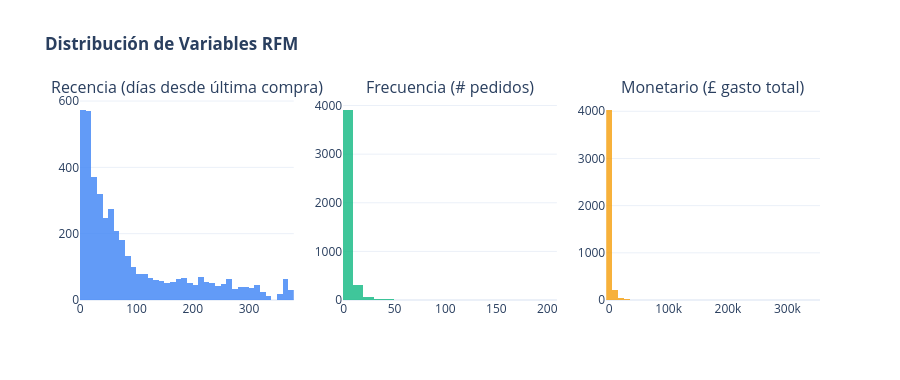

Notebook cell for this chart:
### Markdown cell above
**Interpretación:** La mayoría de clientes tiene recencia baja (compraron hace poco), pero hay una cola larga de clientes inactivos. Frecuencia y Monetario tienen sesgo positivo: muchos clientes compran poco y pocos compran mucho.

### Code cell
fig = make_subplots(rows=1, cols=3,
    subplot_titles=('Recencia (días desde última compra)',
                    'Frecuencia (# pedidos)',
                    'Monetario (£ gasto total)'))

for col, var, color, r, c in [
    (rfm['Recencia'], 'Recencia', '#3B82F6', 1, 1),
    (rfm['Frecuencia'], 'Frecuencia', '#10B981', 1, 2),
    (rfm['Monetario'], 'Monetario', '#F59E0B', 1, 3),
]:
    fig.add_trace(go.Histogram(x=col, nbinsx=40,
        marker_color=color, opacity=0.8, name=var, showlegend=False), row=r, col=c)

fig.update_layout(title_text='<b>Distribución de Variables RFM</b>',
    height=380, template='plotly_white')
fig.show()

### Figure 1 — Plotly figure (JSON) as saved in the notebook; plotly's stock layout.template omitted (floating-point values rounded to 4 significant figures; data arrays with more than 128 entries replaced by an {"elided": "..."} marker saying what was removed)
{"data": [{"marker": {"color": "#3B82F6"}, "name": "Recencia", "nbinsx": 40, "opacity": 0.8, "showlegend": false, "type": "histogram", "x": {"elided": "4312 int values"}, "xaxis": "x", "yaxis": "y"}, {"marker": {"color": "#10B981"}, "name": "Frecuencia", "nbinsx": 40, "opacity": 0.8, "showlegend": false, "type": "histogram", "x": {"elided": "4312 int values"}, "xaxis": "x2", "yaxis": "y2"}, {"marker": {"color": "#F59E0B"}, "name": "Monetario", "nbinsx": 40, "opacity": 0.8, "showlegend": false, "type": "histogram", "x": {"elided": "4312 float values"}, "xaxis": "x3", "yaxis": "y3"}], "layout": {"annotations": [{"font": {"size": 16}, "showarrow": false, "text": "Recencia (días desde última compra)", "x": 0.1444, "xanchor": "center", "xref": "paper", "y": 1, "yanchor": "bottom", "yref": "paper"}, {"font": {"size": 16}, "showarrow": false, "text": "Frecuencia (# pedidos)", "x": 0.5, "xanchor": "center", "xref": "paper", "y": 1, "yanchor": "bottom", "yref": "paper"}, {"font": {"size": 16}, "showarrow": false, "text": "Monetario (£ gasto total)", "x": 0.8556, "xanchor": "center", "xref": "paper", "y": 1, "yanchor": "bottom", "yref": "paper"}], "height": 380, "title": {"text": "<b>Distribución de Variables RFM</b>"}, "xaxis": {"anchor": "y", "domain": [0, 0.2889]}, "xaxis2": {"anchor": "y2", "domain": [0.3556, 0.6444]}, "xaxis3": {"anchor": "y3", "domain": [0.7111, 1]}, "yaxis": {"anchor": "x", "domain": [0, 1]}, "yaxis2": {"anchor": "x2", "domain": [0, 1]}, "yaxis3": {"anchor": "x3", "domain": [0, 1]}}}
